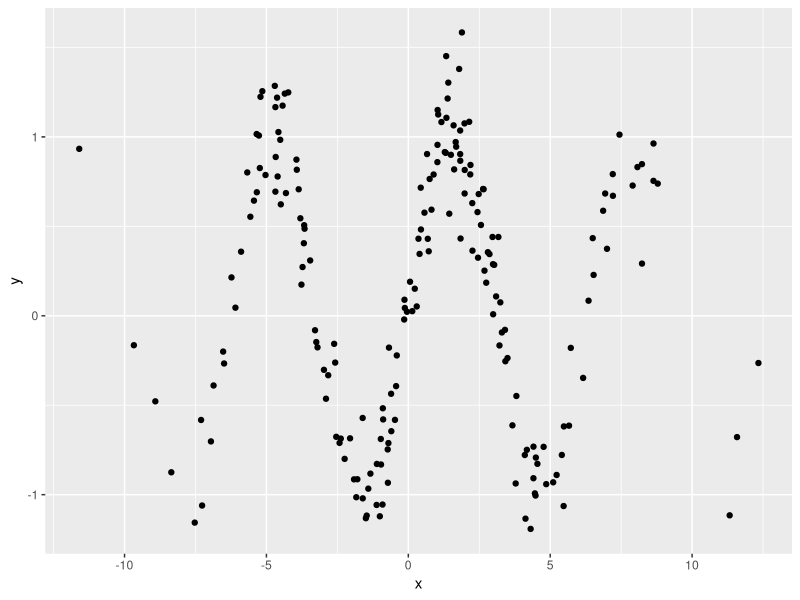
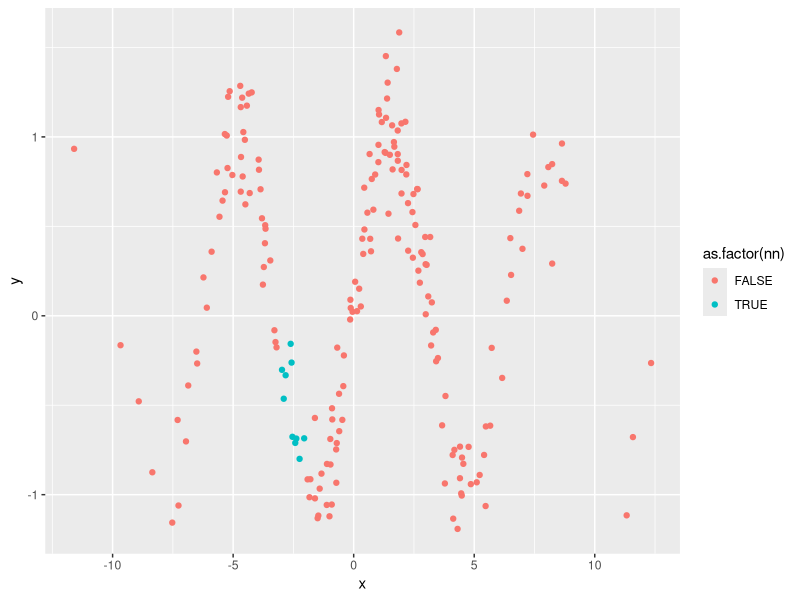
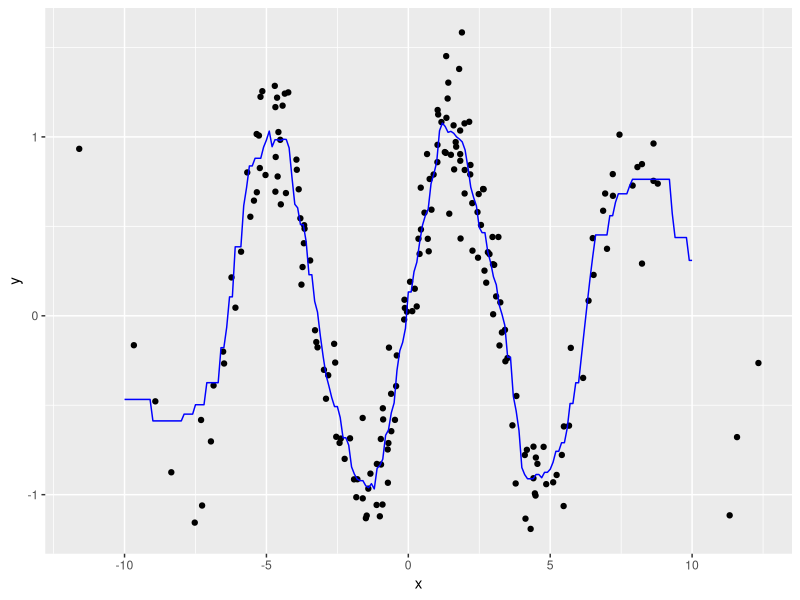
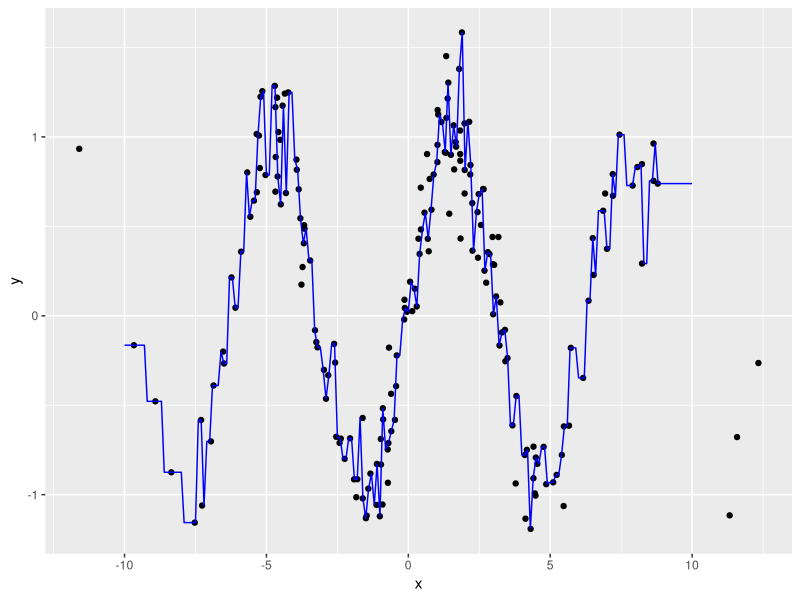
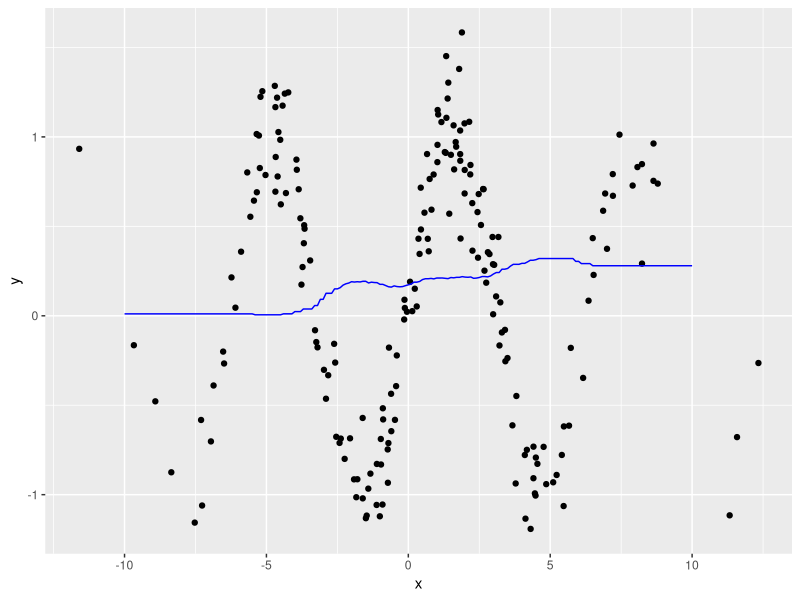

Write the R code that produced these figures, in order.
## ---- chunk 1
rm(list=ls())
library(tidyverse)
library(reshape2)
library(e1071)
## ---- chunk 2
library(RANN)
library(tidyverse)
n <- 200
x <- rnorm(n, 0, 4)
y <- sin(x) + rnorm(n, 0, 0.2)

df <- tibble(x, y) %>% 
  mutate(type="actual")

ggplot(df %>% filter(type=="actual"), aes(x=x, y=y)) +
  geom_point()
## ---- chunk 3
# use RANN library (which implements KD trees)
x_tilde <- -2.5
fit <- nn2(x, c(x_tilde), k = 10)
idxs <- fit$nn.idx[1, ]

# visualise nearest neighbours around a point
tibble(x, y) %>% 
  mutate(idx=seq_along(x)) %>% 
  mutate(nn=idx%in%idxs) %>% 
  ggplot(aes(x=x, y=y, colour=as.factor(nn))) +
  geom_point()
## ---- chunk 4
f_kk_regression <- function(x_tilde, x, y, k=10) {
  fit <- nn2(x, c(x_tilde), k = k)
  idxs <- fit$nn.idx[1, ]
  return(mean(y[idxs]))
}

x_sim <- seq(-10, 10, 0.1)

# k = 1
y_sim <- map_dbl(x_sim, ~f_kk_regression(., x, y, k=10))

df <- tibble(x, y) %>% 
  mutate(type="actual") %>% 
  bind_rows(tibble(x=x_sim, y=y_sim) %>% mutate(type="regression"))

ggplot(df %>% filter(type=="actual"), aes(x=x, y=y)) +
  geom_point() +
  geom_line(data=df %>% filter(type=="regression"), colour="blue")

# k = 1
y_sim <- map_dbl(x_sim, ~f_kk_regression(., x, y, k=1))

df <- tibble(x, y) %>% 
  mutate(type="actual") %>% 
  bind_rows(tibble(x=x_sim, y=y_sim) %>% mutate(type="regression"))

ggplot(df %>% filter(type=="actual"), aes(x=x, y=y)) +
  geom_point() +
  geom_line(data=df %>% filter(type=="regression"), colour="blue")

# k = 100
y_sim <- map_dbl(x_sim, ~f_kk_regression(., x, y, k=100))

df <- tibble(x, y) %>% 
  mutate(type="actual") %>% 
  bind_rows(tibble(x=x_sim, y=y_sim) %>% mutate(type="regression"))

ggplot(df %>% filter(type=="actual"), aes(x=x, y=y)) +
  geom_point() +
  geom_line(data=df %>% filter(type=="regression"), colour="blue")
